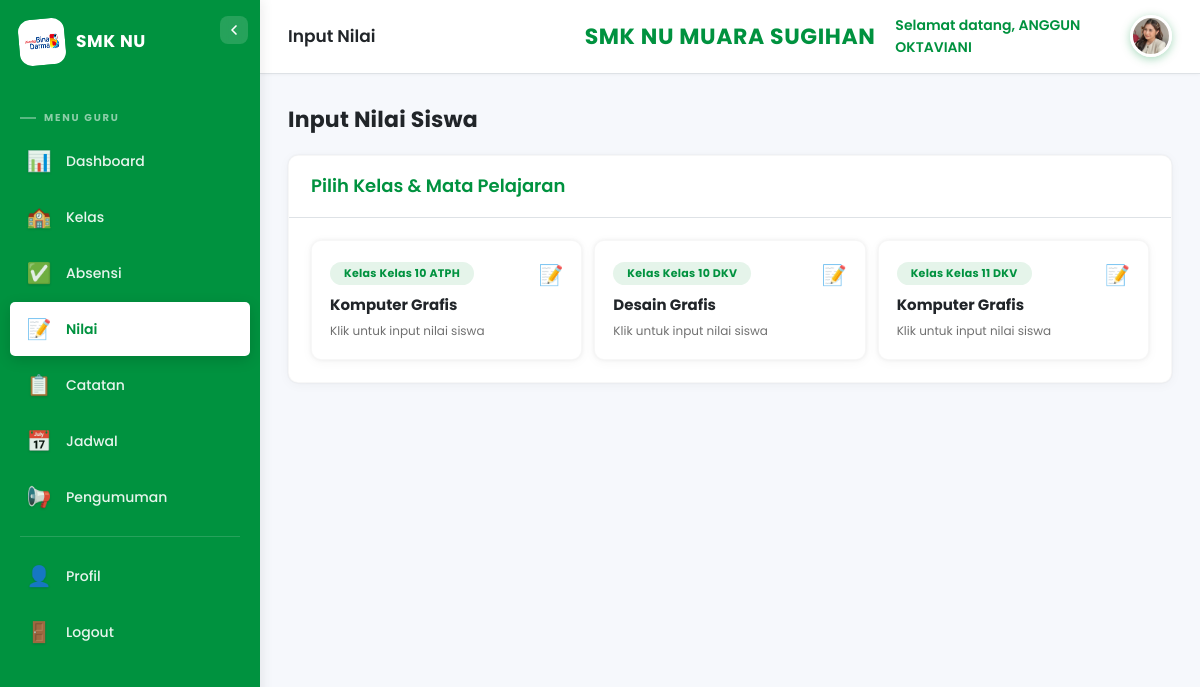
Screenshot of /public/index.php?page=nilai (signed in) with the database file from the repository.
### tables this page shows
CREATE TABLE `guru` (
  `id` int NOT NULL,
  `kode_guru` varchar(20) NOT NULL,
  `user_id` int DEFAULT NULL,
  `nama` varchar(100) NOT NULL,
  `jenis_kelamin` enum('Laki-Laki','Perempuan') NOT NULL,
  `tempat_lahir` varchar(100) DEFAULT NULL,
  `tanggal_lahir` date DEFAULT NULL,
  `alamat` text,
  `no_hp` varchar(20) DEFAULT NULL,
  `email` varchar(100) DEFAULT NULL,
  `agama` varchar(20) DEFAULT NULL,
  `tahun_masuk` year NOT NULL,
  `foto` varchar(255) DEFAULT NULL,
  `nuptk` varchar(20) DEFAULT NULL,
  `nik` varchar(20) DEFAULT NULL,
  `nip` varchar(30) DEFAULT NULL,
  `status_kepegawaian` varchar(50) DEFAULT NULL,
  `jenis_ptk` varchar(50) DEFAULT NULL,
  `gelar` varchar(50) DEFAULT NULL,
  `jenjang_pendidikan` varchar(20) DEFAULT NULL,
  `jurusan_prodi` varchar(100) DEFAULT NULL,
  `tmt_kerja` date DEFAULT NULL,
  `tugas_tambahan` varchar(100) DEFAULT NULL,
  `created_at` timestamp NOT NULL DEFAULT CURRENT_TIMESTAMP,
  `updated_at` timestamp NOT NULL DEFAULT CURRENT_TIMESTAMP ON UPDATE CURRENT_TIMESTAMP
);

CREATE TABLE `kelas` (
  `id` int NOT NULL,
  `kode_kelas` varchar(20) NOT NULL,
  `nama_kelas` varchar(50) NOT NULL,
  `wali_kelas_id` int DEFAULT NULL,
  `tahun_ajaran_id` int NOT NULL,
  `created_at` timestamp NOT NULL DEFAULT CURRENT_TIMESTAMP,
  `updated_at` timestamp NOT NULL DEFAULT CURRENT_TIMESTAMP ON UPDATE CURRENT_TIMESTAMP
);

CREATE TABLE `mapel` (
  `id` int NOT NULL,
  `kode_mapel` varchar(20) NOT NULL,
  `nama_mapel` varchar(100) NOT NULL,
  `semester` enum('ganjil','genap') NOT NULL,
  `tingkat` enum('X','XI','XII') NOT NULL,
  `tahun_ajaran_id` int NOT NULL,
  `created_at` timestamp NOT NULL DEFAULT CURRENT_TIMESTAMP,
  `updated_at` timestamp NOT NULL DEFAULT CURRENT_TIMESTAMP ON UPDATE CURRENT_TIMESTAMP
);

### config/app.php (called while the page is built, shortened)
<?php
function base_url($path='') {
    $script = $_SERVER['SCRIPT_NAME'];
    $base = rtrim(dirname($script), '/');
    return $base.'/'.$path;
}

### core/Auth.php (called while the page is built, shortened)
<?php
class Auth {
    public static function user($k=null) { self::start(); return $k ? ($_SESSION[$k]??null) : ($_SESSION??null); }
}

### config/database.php (called while the page is built, shortened)
<?php
function getDB() {
    static $pdo = null;
    if ($pdo === null) {
        try {
            $pdo = new PDO("mysql:host=".DB_HOST.";dbname=".DB_NAME.";charset=utf8mb4", DB_USER, DB_PASS);
            $pdo->setAttribute(PDO::ATTR_ERRMODE, PDO::ERRMODE_EXCEPTION);
            $pdo->setAttribute(PDO::ATTR_DEFAULT_FETCH_MODE, PDO::FETCH_ASSOC);
        } catch (PDOException $e) { die("DB Error: ".$e->getMessage()); }
    }
    return $pdo;
}

### views/guru/nilai/index.php (the view)
<?php $pageTitle='Input Nilai'; ob_start(); ?>
<div class="dash-header-row">
    <h2 class="page-title">Input Nilai Siswa</h2>
</div>
<div class="card">
    <div class="card-header"><h3>Pilih Kelas & Mata Pelajaran</h3></div>
    <div class="card-body">
        <?php if(empty($kelasList)): ?>
            <p class="empty-state">Belum ada kelas & mapel yang diampu. Admin belum menetapkan jadwal untuk Anda.</p>
        <?php else: ?>
        <div style="display:grid;grid-template-columns:1fr 1fr 1fr;gap:12px;">
            <?php foreach($kelasList as $k): ?>
            <a href="<?= base_url('index.php?page=nilai&action=input&kelas_id='.$k['id'].'&mapel_id='.$k['mapel_id']) ?>" style="display:block;padding:18px;background:var(--white);border-radius:var(--radius);text-decoration:none;color:var(--gray-700);box-shadow:var(--shadow);transition:var(--transition);border:1px solid rgba(0,0,0,.03);" onmouseover="this.style.transform='translateY(-3px)';this.style.boxShadow='var(--shadow-hover)';" onmouseout="this.style.transform='';this.style.boxShadow='var(--shadow)';">
                <div style="display:flex;justify-content:space-between;align-items:flex-start;">
                    <div style="flex:1;">
                        <span class="role-badge" style="font-size:11px;">Kelas <?= htmlspecialchars($k['nama_kelas']) ?></span>
                        <h4 style="font-size:15px;color:var(--gray-800);font-weight:700;margin-top:8px;"><?= htmlspecialchars($k['nama_mapel']) ?></h4>
                        <p style="font-size:12px;color:var(--gray-500);margin-top:4px;">Klik untuk input nilai siswa</p>
                    </div>
                    <span style="font-size:20px;color:var(--primary);">📝</span>
                </div>
            </a>
            <?php endforeach; ?>
        </div>
        <?php endif; ?>
    </div>
</div>
<?php $content=ob_get_clean(); require VIEW_PATH.'/layouts/admin.php'; ?>

### views/components/header.php (shortened to what this page needs)
<div class="top-header">
    <div class="header-left">
        <h2><?= $pageTitle ?? 'Dashboard' ?></h2>
    </div>
    <div class="header-center">
        <h1>SMK NU MUARA SUGIHAN</h1>
    </div>
    <div class="header-right">
        <span>Selamat datang, <?= htmlspecialchars(Auth::user('nama')) ?></span>
        <div class="profile-dropdown">
            <?php
            $headerFotoUrl = null;
            if (Auth::role() === 'guru') {
                $hGuru = getDB()->prepare("SELECT foto FROM guru WHERE user_id=? LIMIT 1");
                $hGuru->execute([Auth::id()]);
                $hGuruRow = $hGuru->fetch();
                if (!empty($hGuruRow['foto']) && file_exists(BASE_PATH . '/public/uploads/guru/' . $hGuruRow['foto'])) {
                    $headerFotoUrl = base_url('uploads/guru/' . $hGuruRow['foto']);
                }
            }
            ?>
            <div class="profile-avatar" onclick="toggleDropdown()" title="Menu profil" style="<?= $headerFotoUrl ? 'background:none;padding:0;' : '' ?>">
                <?php if ($headerFotoUrl): ?>
                    <img src="<?= $headerFotoUrl ?>" alt="Avatar" style="width:36px;height:36px;border-radius:50%;object-fit:cover;">
                <?php else: ?>
                    <?= strtoupper(substr(Auth::user('nama'),0,1)) ?>
                <?php endif; ?>
            </div>
        </div>
    </div>
</div>

### public/css/style.css (style rules this page uses)
:root { --primary: #00923F; --primary-dark: #007532; --primary-hover: #00A548; --primary-light: #E5F4EA; --primary-soft: #F0FAF3; --primary-rgb: 0, 146, 63; --bg-app: #F6F8FC; --text-secondary-dark: #54595E; --text-medium: #4F4F4F; --stroke-light: #DEE2E6; --danger: #DC3545; --warning: #FFC107; --info: #17A2B8; --success: #00923F; --gray-50: #F8F9FA; --gray-100: #F1F3F5; --gray-200: #E9ECEF; --gray-300: #DEE2E6; --gray-400: #ADB5BD; --gray-500: #707070; --gray-600: #495057; --gray-700: #343A40; --gray-800: #212529; --white: #FFFFFF; --shadow: 0 0 4px rgba(0,0,0,0.06), 0 2px 12px rgba(0,0,0,0.04); --shadow-lg: 0 8px 30px rgba(0,0,0,0.1); --shadow-hover: 0 6px 22px rgba(0,0,0,0.10); --shadow-figma: 0 0 2px rgba(0,0,0,0.25); --radius: 10px; --radius-sm: 5px; --radius-lg: 12px; --sidebar-width: 260px; --header-h: 72px; --transition: all 0.28s cubic-bezier(0.4, 0, 0.2, 1); --transition-fast: all 0.18s cubic-bezier(0.4, 0, 0.2, 1); }
* { margin:0; padding:0; box-sizing:border-box; }
body { font-family:'Poppins','Inter',system-ui,-apple-system,sans-serif; background:var(--bg-app); color:var(--gray-700); line-height:1.6; overflow-x:hidden; -webkit-font-smoothing:antialiased; -moz-osx-font-smoothing:grayscale; }
a { text-decoration:none; color:inherit; }
img { max-width:100%; }
.top-header { background:var(--white); padding:14px 28px; display:grid; grid-template-columns:1fr auto 1fr; align-items:center; border-bottom:1px solid var(--stroke-light); position:sticky; top:0; z-index:50; box-shadow:0 0 4px rgba(0,0,0,0.06); min-height:var(--header-h); gap:20px; }
.top-header .header-left { display:flex; align-items:center; gap:14px; }
.top-header h2 { font-size:17px; color:var(--gray-800); font-weight:600; font-family:'Poppins',sans-serif; }
.top-header .header-center { text-align:center; }
.top-header .header-center h1 { font-size:22px; color:var(--primary); font-weight:700; font-family:'Poppins',sans-serif; letter-spacing:0.6px; white-space:nowrap; }
.header-right { display:flex; align-items:center; gap:14px; font-size:14px; color:var(--primary); justify-content:flex-end; font-family:'Poppins',sans-serif; }
.header-right span { font-weight:600; }
.profile-dropdown { position:relative; }
.profile-avatar { width:42px; height:42px; border-radius:50%; background:linear-gradient(135deg,var(--primary),var(--primary-dark)); color:var(--white); display:flex; align-items:center; justify-content:center; font-weight:700; font-size:15px; cursor:pointer; transition:var(--transition); box-shadow:0 2px 10px rgba(var(--primary-rgb),.35); border:2px solid rgba(255,255,255,0.9); }
.content-area > * { animation:fadeIn 0.4s ease-out; }
.card { background:var(--white); border-radius:var(--radius); box-shadow:0 0 2px rgba(0,0,0,.08), 0 2px 12px rgba(0,0,0,0.04); overflow:hidden; margin-bottom:22px; transition:var(--transition); border:1px solid rgba(0,0,0,0.03); }
.card-header { display:flex; justify-content:space-between; align-items:center; padding:16px 22px; border-bottom:1px solid var(--stroke-light); background:var(--white); }
.card-header h3 { font-size:18px; color:var(--primary); font-weight:600; font-family:'Poppins',sans-serif; }
.card-body { padding:22px; }
.role-badge { display:inline-block; background:var(--primary-light); color:var(--primary); padding:3px 14px; border-radius:20px; font-size:12px; font-weight:700; letter-spacing:0.3px; }
.top-header .header-center h1 { transition:font-size 0.3s; }
.dash-header-row { display:flex; justify-content:space-between; align-items:center; margin-bottom:18px; gap:16px; flex-wrap:wrap; }
.dash-header-row h2.page-title { font-size:22px; color:var(--gray-800); font-weight:700; letter-spacing:.2px; }

### rows the page displays
guru: foto (picture)
kelas: nama_kelas "Kelas 10 ATPH", mapel.nama_mapel "Komputer Grafis"
kelas: nama_kelas "Kelas 10 DKV", mapel.nama_mapel "Desain Grafis"
kelas: nama_kelas "Kelas 11 DKV", mapel.nama_mapel "Komputer Grafis"

### other values shown
$pageTitle "Input Nilai"
Auth::user('nama') "ANGGUN OKTAVIANI"
